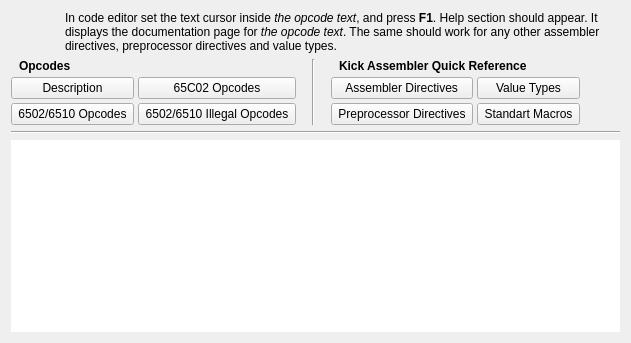
      <widget class="QWidget" name="pHelp">
       <layout class="QVBoxLayout" name="verticalLayout_15">
        <item>
         <layout class="QHBoxLayout" name="horizontalLayout_2">
          <item>
           <widget class="QWidget" name="widget" native="true">
            <property name="sizePolicy">
             <sizepolicy hsizetype="Minimum" vsizetype="Minimum">
              <horstretch>0</horstretch>
              <verstretch>0</verstretch>
             </sizepolicy>
            </property>
            <property name="minimumSize">
             <size>
              <width>48</width>
              <height>32</height>
             </size>
            </property>
            <property name="styleSheet">
             <string notr="true">image: url(:/res/images/help.png);</string>
            </property>
           </widget>
          </item>
          <item>
           <widget class="QLabel" name="label">
            <property name="sizePolicy">
             <sizepolicy hsizetype="Expanding" vsizetype="Minimum">
              <horstretch>0</horstretch>
              <verstretch>0</verstretch>
             </sizepolicy>
            </property>
            <property name="text">
             <string notr="true">&lt;html&gt;&lt;head/&gt;&lt;body&gt;&lt;p&gt;In code editor set the text cursor inside &lt;span style=&quot; font-style:italic;&quot;&gt;the opcode text&lt;/span&gt;, and press &lt;span style=&quot; font-weight:600;&quot;&gt;F1&lt;/span&gt;. Help section should appear. It displays the documentation page for &lt;span style=&quot; font-style:italic;&quot;&gt;the opcode text&lt;/span&gt;. The same should work for any other assembler directives, preprocessor directives and value types.&lt;/p&gt;&lt;/body&gt;&lt;/html&gt;</string>
            </property>
            <property name="textFormat">
             <enum>Qt::AutoText</enum>
            </property>
            <property name="wordWrap">
             <bool>true</bool>
            </property>
           </widget>
          </item>
         </layout>
        </item>
        <item>
         <layout class="QHBoxLayout" name="horizontalLayout_5">
          <property name="spacing">
           <number>16</number>
          </property>
          <item>
           <layout class="QVBoxLayout" name="verticalLayout_25">
            <property name="spacing">
             <number>4</number>
            </property>
            <item>
             <widget class="QLabel" name="label_2">
              <property name="text">
               <string notr="true">&lt;b&gt;Opcodes&lt;/b&gt;</string>
              </property>
              <property name="indent">
               <number>8</number>
              </property>
             </widget>
            </item>
            <item>
             <layout class="QHBoxLayout" name="horizontalLayout_3">
              <property name="spacing">
               <number>4</number>
              </property>
              <item>
               <layout class="QVBoxLayout" name="verticalLayout_14">
                <property name="spacing">
                 <number>4</number>
                </property>
                <item>
                 <widget class="QPushButton" name="bDescription">
                  <property name="text">
                   <string> Description </string>
                  </property>
                 </widget>
                </item>
                <item>
                 <widget class="QPushButton" name="bStandart">
                  <property name="text">
                   <string> 6502/6510 Opcodes </string>
                  </property>
                 </widget>
                </item>
               </layout>
              </item>
              <item>
               <layout class="QVBoxLayout" name="verticalLayout_24">
                <property name="spacing">
                 <number>4</number>
                </property>
                <item>
                 <widget class="QPushButton" name="b65C02opcodes">
                  <property name="text">
                   <string> 65C02 Opcodes </string>
                  </property>
                 </widget>
                </item>
                <item>
                 <widget class="QPushButton" name="bIllegal">
                  <property name="text">
                   <string> 6502/6510 Illegal Opcodes </string>
                  </property>
                 </widget>
                </item>
               </layout>
              </item>
             </layout>
            </item>
           </layout>
          </item>
          <item>
           <widget class="Line" name="line_2">
            <property name="orientation">
             <enum>Qt::Vertical</enum>
            </property>
           </widget>
          </item>
          <item>
           <layout class="QVBoxLayout" name="verticalLayout_27">
            <property name="spacing">
             <number>4</number>
            </property>
            <item>
             <widget class="QLabel" name="label_3">
              <property name="text">
               <string>&lt;b&gt;Kick Assembler Quick Reference&lt;/b&gt;</string>
              </property>
              <property name="indent">
               <number>8</number>
              </property>
             </widget>
            </item>
            <item>
             <layout class="QHBoxLayout" name="horizontalLayout_4">
              <property name="spacing">
               <number>4</number>
              </property>
              <item>
               <layout class="QVBoxLayout" name="verticalLayout_10">
                <property name="spacing">
                 <number>4</number>
                </property>
                <item>
                 <widget class="QPushButton" name="bAssemblerDirectives">
                  <property name="text">
                   <string> Assembler Directives </string>
                  </property>
                 </widget>
                </item>
                <item>
                 <widget class="QPushButton" name="bPreprocessorDirectives">
                  <property name="text">
                   <string> Preprocessor Directives </string>
                  </property>
                 </widget>
                </item>
               </layout>
              </item>
              <item>
               <layout class="QVBoxLayout" name="verticalLayout_26">
                <property name="spacing">
                 <number>4</number>
                </property>
                <item>
                 <widget class="QPushButton" name="bValueTypes">
                  <property name="text">
                   <string> Value Types </string>
                  </property>
                 </widget>
                </item>
                <item>
                 <widget class="QPushButton" name="bStandartMacros">
                  <property name="text">
                   <string> Standart Macros </string>
                  </property>
                 </widget>
                </item>
               </layout>
              </item>
             </layout>
            </item>
           </layout>
          </item>
          <item>
           <spacer name="horizontalSpacer">
            <property name="orientation">
             <enum>Qt::Horizontal</enum>
            </property>
            <property name="sizeHint" stdset="0">
             <size>
              <width>40</width>
              <height>20</height>
             </size>
            </property>
           </spacer>
          </item>
         </layout>
        </item>
        <item>
         <widget class="Line" name="line">
          <property name="orientation">
           <enum>Qt::Horizontal</enum>
          </property>
         </widget>
        </item>
        <item>
         <widget class="QTextBrowser" name="brHelp">
          <property name="contextMenuPolicy">
           <enum>Qt::NoContextMenu</enum>
          </property>
          <property name="styleSheet">
           <string notr="true"/>
          </property>
          <property name="frameShape">
           <enum>QFrame::NoFrame</enum>
          </property>
          <property name="textInteractionFlags">
           <set>Qt::LinksAccessibleByKeyboard|Qt::LinksAccessibleByMouse</set>
          </property>
         </widget>
        </item>
       </layout>
      </widget>
